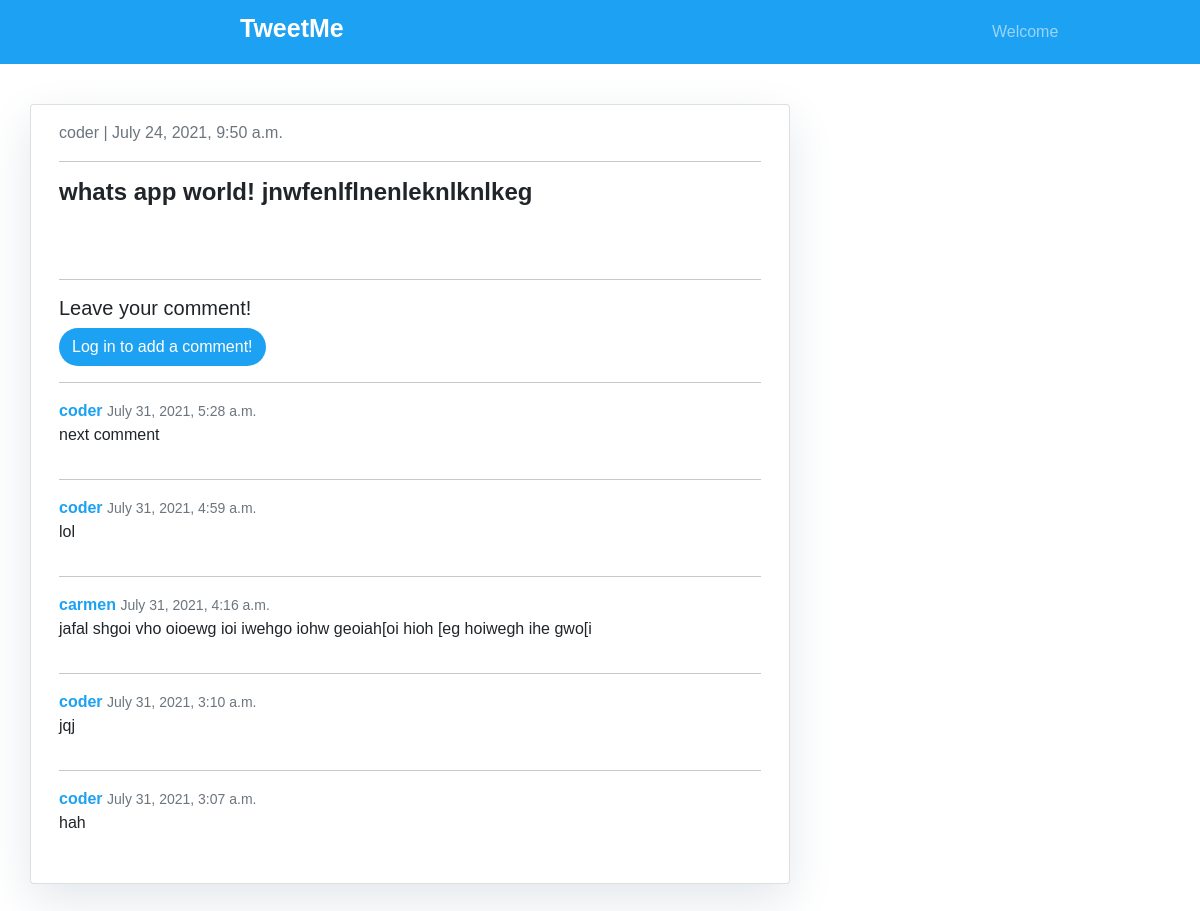
/tweet/1/, run on the app's committed database.
### Tweet/models.py (models this page shows, shortened)
class Tweet(models.Model):
    user = models.ForeignKey(User, on_delete=models.CASCADE)
    tweet_text = models.TextField(max_length=300)
    created_at = models.DateTimeField(auto_now_add=True)
    likes = models.ManyToManyField(User, related_name='tweet_like', blank=True)
    def num_of_likes(self):
        return self.likes.count()

class TweetComment(models.Model):
    tweet = models.ForeignKey(Tweet, related_name='comments', on_delete=models.CASCADE)
    user = models.ForeignKey(User, on_delete=models.CASCADE, null=True, related_name='comments')
    content = models.TextField(blank=True, null=True)
    date_posted = models.DateTimeField(auto_now_add=True)

### Tweet/views.py (the view, shortened to what this page needs)
# urls.py: path('tweet/<int:pk>/', views.tweetDetail, name='tweetDetail'),
def tweetDetail(request, pk):
    tweetObj = get_object_or_404(Tweet, pk=pk)
    likes_connected = get_object_or_404(Tweet, pk=pk)
    liked = False
    if likes_connected.likes.filter(id=request.user.id).exists():
        liked = True
    num_of_likes = likes_connected.num_of_likes()
    tweet_is_liked = liked
    comment_form = NewCommentForm
    comment = TweetComment.objects.filter(tweet=tweetObj).order_by('-date_posted')
    context ={
        'tweetObj': tweetObj,
        'num_of_likes': num_of_likes,
        'tweet_is_liked': tweet_is_liked,
        'comments': comment,
        'comment_form': comment_form,
    }
    return render(request, 'tweet/tweetDetail.html', context)

### templates/tweet/tweetDetail.html (shortened to what this page needs)
{% extends "base.html" %}
{% block content %}
<div class="container">
  <div class="row">
    <div class="col-md-8 card mb-4  mt-3 left  top">
      <div class="card-body">
        <p class=" text-muted">{{ tweetObj.user }} | {{ tweetObj.created_at }}</p>
        <hr>
        <h4 class="card-text ">{{ tweetObj.tweet_text | safe }}</h4>
        <br>
        <br>
<hr>
        <h5>Leave your comment!</h5>
<div id="comments_section">
  {% if user.is_authenticated %}
  <form method="POST" action="{% url 'tweetDetail' tweetObj.id %}">
    {% csrf_token %}
    <div class="form-group">
      {{ comment_form.content }}
      <br>
      <button class="btn btn-block btn" style="border-radius: 50px; background-color: #1DA1F2; color: white;" type="submit">Add comment <i class="fas fa-comments"></i></button>
      <strong class="text-secondary">{{ tweetObj.num_of_comments }} Comment{{ tweetObj.num_of_comments|pluralize }}</strong>
    </div>
  </form>
  {% else %}
    <a  class="btn btn-block btn" style="border-radius: 50px; background-color: #1DA1F2; color: white;" type="submit" href="{% url 'loginpage' %}">Log in to add a comment!</a><br>
  {% endif %}
  {% if comments %}
  <ul>
    {% for comment in comments %}
    <hr>
    <li>
     <div>
        <span>
          <strong class="text" style="color: #1DA1F2;">{{ comment.user }} </strong>
          <small class="text-muted">{{ comment.date_posted }}</small>
        </span>
        <p>
          {{ comment.content }}
        </p>
      </div>
    </li>
    {% endfor %}
  </ul>
  {% else %}
  <br>
    <strong class="text-secondary">No comments yet...</strong>
   {% endif %}
      </div>
    </div>
  </div>
</div>
{% endblock %}

### templates/base.html (shortened to what this page needs)
<!DOCTYPE html>
<html>
    <head>
        <link rel="stylesheet" href="#">
        <link href="https://cdn.jsdelivr.net/npm/bootstrap@5.0.0-beta1/dist/css/bootstrap.min.css" rel="stylesheet">
    </head>
    <body>
        <header>
            <nav class="navbar navbar-expand-lg navbar-dark" style="background-color: #1DA1F2;">
                <a href="{% url 'tweets' %}" class="navbar-brand"><h3>TweetMe</h3></a>
                <div class="collapse navbar-collapse" id="navbarSupportedContent">
                    <ul class="navbar-nav mr-auto">
                    {% if user.id is None %}
                    <li class="nav-item active ">
                        <a class="nav-link" href="#">Welcome</a>
                    </li>
                    {% endif %}
                    </ul>
                </div>
            </nav>
            <br>
        </header>
        {% block content %}{% endblock %}
        <br>
    </body>
</html>

### templates/tweet/tweetDetail.html (style rules this page uses)
.card { box-shadow: 0 16px 48px #E3E7EB; }

### templates/base.html (style rules this page uses)
body { background-color:rgb((255, 255, 255), 255, 255)!important; font-family: sans-serif; }
ul { padding: 0; list-style-type: none; }
.social-links ul, li { list-style-type:none; display: inline-block; }
.navbar-brand { position: relative; left: 20%; }
.navbar-brand h3 { font-size: 25px; font-weight: 700; letter-spacing: 0; }
.navbar-nav { position: relative; left: 80%; }
.card h4 { font-weight: 700; }

### data on the page
Tweet: user "coder", created_at "July 24, 2021, 9:50 a.m.", tweet_text "whats app world! jnwfenlflnenleknlknlkeg"
TweetComment: user "coder", date_posted "July 31, 2021, 5:28 a.m.", content "next comment"
TweetComment: user "coder", date_posted "July 31, 2021, 4:59 a.m.", content "lol"
TweetComment: user "carmen", date_posted "July 31, 2021, 4:16 a.m.", content "jafal shgoi vho oioewg ioi iwehgo iohw geoiah[oi hioh [eg hoiwegh ihe gwo[i"
TweetComment: user "coder", date_posted "July 31, 2021, 3:10 a.m.", content "jqj"
TweetComment: user "coder", date_posted "July 31, 2021, 3:07 a.m.", content "hah"
